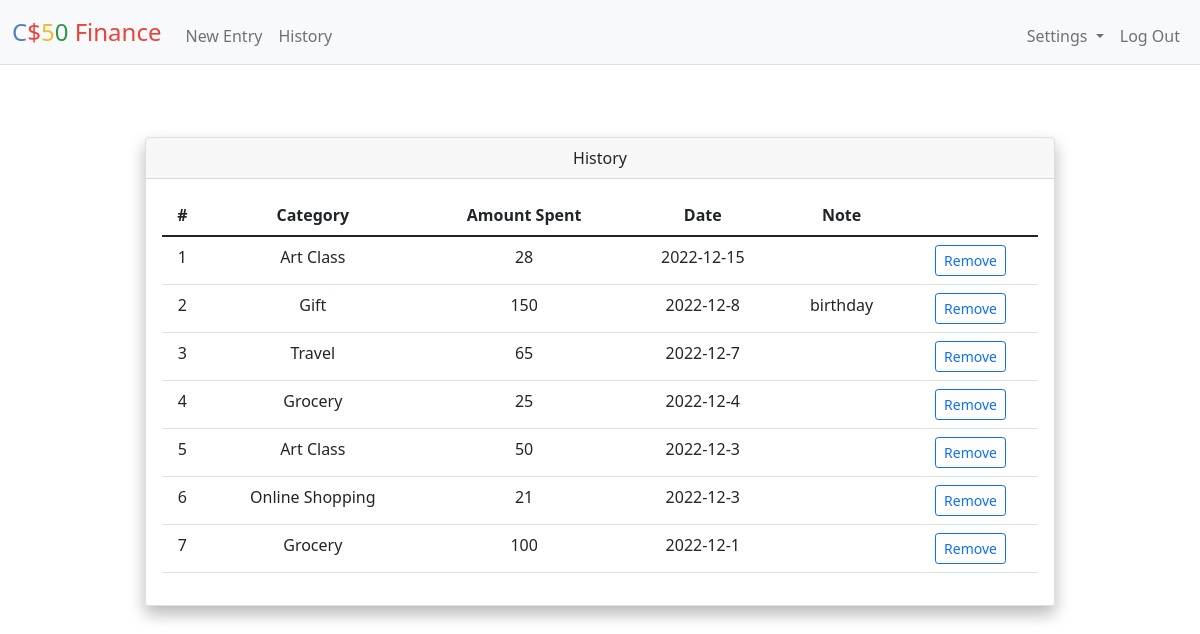
Screenshot of /history (signed in) with the database file from the repository.
### tables this page shows
CREATE TABLE entries (
    id INTEGER PRIMARY KEY AUTOINCREMENT NOT NULL,
    amount NUMERIC NOT NULL,
    description TEXT,
    year NUMRIC NOT NULL,
    month NUMRIC NOT NULL,
    day NUMRIC NOT NULL,
    user_id INTEGER NOT NULL,
    category_id INTEGER NOT NULL,
    FOREIGN KEY (user_id) REFERENCES users (id)
);

CREATE TABLE categories (
    id INTEGER PRIMARY KEY AUTOINCREMENT NOT NULL,
    category TEXT NOT NULL,
    user_id INTEGER NOT NULL,
    FOREIGN KEY (user_id) REFERENCES users (id)
);

### app.py (the view)
@app.route("/history", methods=["GET", "POST"])
@login_required
def history():
    if request.method == "POST":
        if 'remove_button' in request.form:
            id = request.form['remove_button']
            db.execute("DELETE FROM entries WHERE user_id=? AND id=?", session["user_id"], id)
            return redirect("/history")
        return apology("entry doesn't exist", 400)
    else:
        history = db.execute(""" SELECT amount, description, year, month, day, entries.id, categories.category
                    FROM entries LEFT JOIN categories ON category_id = categories.id
                    WHERE entries.user_id=?""", session["user_id"])
        try:
            history = pd.DataFrame.from_dict(history).sort_values(['day', 'month', 'year', 'amount'], ascending=False)
        except:
            history = pd.DataFrame.from_dict(history)
            history['category'] = None
        history.category.fillna(value=place_holder, inplace=True)
        history = history.to_dict('records')
        return render_template("history.html", history=history)

### app.py (called while the page is built)
@app.after_request
def after_request(response):
    response.headers["Cache-Control"] = "no-cache, no-store, must-revalidate"
    response.headers["Expires"] = 0
    response.headers["Pragma"] = "no-cache"
    return response

### helpers.py (called while the page is built)
def login_required(f):
    @wraps(f)
    def decorated_function(*args, **kwargs):
        if session.get("user_id") is None:
            return redirect("/login")
        return f(*args, **kwargs)
    return decorated_function

### templates/history.html (shortened to what this page needs)
{% extends "layout.html" %}
{% block main %}
  <div class="container-sm px-4 mt-4">
    <div class="col-xl-10 offset-lg-1 shadow">
      <div class="card mb-3 shadow">
        <div class="card-header">History</div>
        <div class="card-body">
          <table class="table">
            <thead>
              <tr>
                <th scope="row">#</th>
                <th scope="col">Category</th>
                <th scope="col">Amount Spent</th>
                <th scope="col">Date</th>
                <th scope="col">Note</th>
              </tr>
            </thead>
            <tbody>
              <form action="/history" method="POST">
              {% for item in history %}
                  <tr>
                    <td>{{loop.index}}</td>
                    <td>{{item.category|e}}</td>
                    <td>{{item.amount|e}}</td>
                    <td>{{item.year|e}}-{{item.month|e}}-{{item.day|e}}</td>
                    <td>{{item.description|e}}</td>
                    <td>
                      <button type="button" class="btn btn-outline-primary btn-sm" data-bs-toggle="modal" data-bs-target="#refid{{item.id|e}}">Remove</button>
                    </td>
                  </tr>
                {% endfor %}
              </form>
            </tbody>
          </table>
        </div>
      </div>
    </div>
  </div>
{% endblock %}

### templates/layout.html (shortened to what this page needs)
<!DOCTYPE html>
<html lang="en">
  <head>
    <link href="https://cdn.jsdelivr.net/npm/bootstrap@5.1.3/dist/css/bootstrap.min.css" rel="stylesheet">
    <link href="/static/styles.css" rel="stylesheet">
  </head>
  <body>
    <nav class="bg-light navbar navbar-expand-md navbar-light border-bottom">
      <div class="container-fluid">
        <a class="navbar-brand" href="/"><span class="blue">C</span><span class="red">$</span><span class="yellow">5</span><span class="green">0</span> <span class="red">Finance</span></a>
        <div class="collapse navbar-collapse" id="navbar">
          {% if session["user_id"] %}
            <ul class="navbar-nav me-auto mt-2">
              <li class="nav-item"><a class="nav-link" href="/entry">New Entry</a></li>
              <li class="nav-item"><a class="nav-link" href="/history">History</a></li>
            </ul>
            <ul class="navbar-nav ms-auto mt-2">
              <li class="nav-item dropdown">
                <a class="nav-link dropdown-toggle" href="#" role="button" data-bs-toggle="dropdown" aria-expanded="false">
                  Settings
                </a>
              </li>
              <li class="nav-item"><a class="nav-link" href="/logout">Log Out</a></li>
            </ul>
          {% else %}
            <ul class="navbar-nav ms-auto mt-2">
              <li class="nav-item"><a class="nav-link" href="/register">Register</a></li>
              <li class="nav-item"><a class="nav-link" href="/login">Log In</a></li>
            </ul>
          {% endif %}
        </div>
      </div>
    </nav>
    <main class="container-fluid py-5 text-center">
      {% block main %}{% endblock %}
    </main>
  </body>
</html>

### static/styles.css (style rules this page uses)
nav .navbar-brand { font-size: x-large; }
nav .navbar-brand .blue { color: #537fbe; }
nav .navbar-brand .red { color: #ea433b; }
nav .navbar-brand .yellow { color: #f5b82e; }
nav .navbar-brand .green { color: #2e944b; }

### rows the page displays
entries: category "Art Class", amount "28", year "2022", month "12", day "15"
entries: category "Gift", amount "150", year "2022", month "12", day "8", description "birthday"
entries: category "Travel", amount "65", year "2022", month "12", day "7"
entries: category "Grocery", amount "25", year "2022", month "12", day "4"
entries: category "Art Class", amount "50", year "2022", month "12", day "3"
entries: category "Online Shopping", amount "21", year "2022", month "12", day "3"
entries: category "Grocery", amount "100", year "2022", month "12", day "1"
